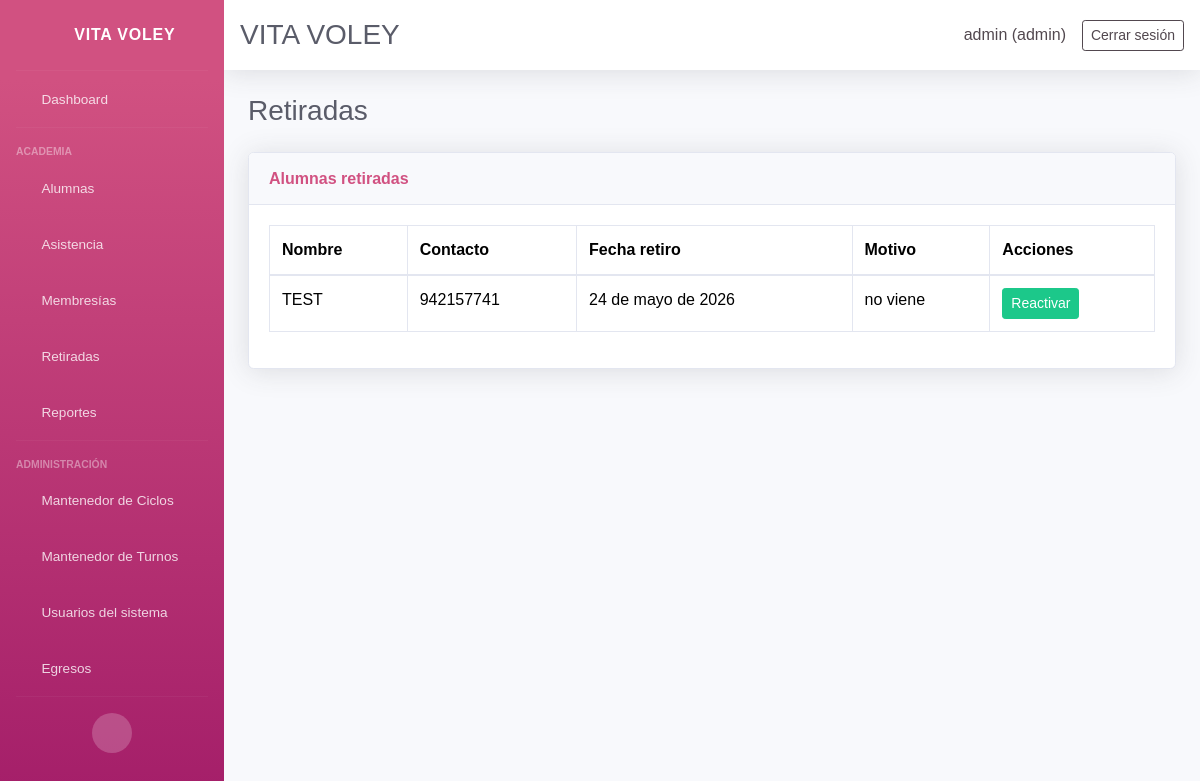
/students/retired/ (signed in), run on an earlier commit of the app's database.
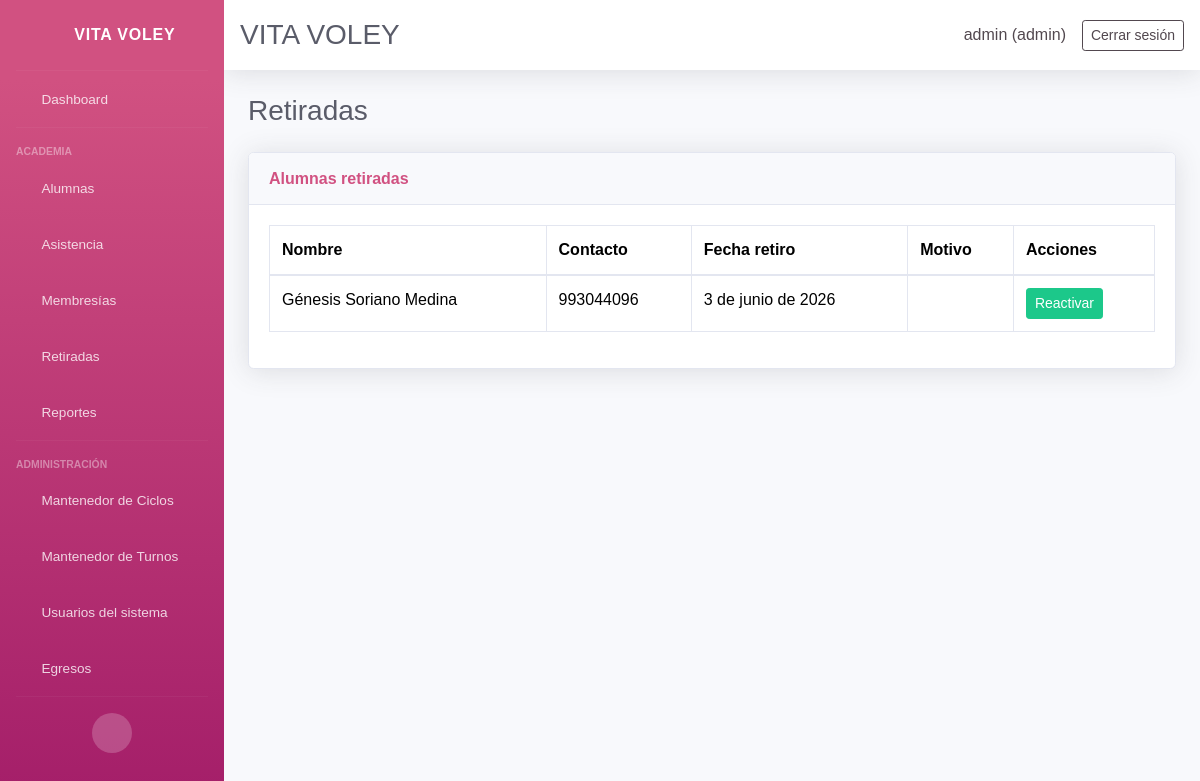
And on a later commit of the database.
### core/models.py (models this page shows, shortened)
class Student(models.Model):
    ENROLLMENT_STATUS_CHOICES = ENROLLMENT_STATUS_CHOICES
    name = models.CharField(max_length=120)
    age = models.PositiveSmallIntegerField(blank=True, null=True)
    dni = models.CharField(max_length=15, blank=True, null=True)
    email = models.EmailField(blank=True, null=True)
    contact = models.CharField(max_length=200, blank=True, null=True, verbose_name='Teléfono del estudiante')
    gender = models.CharField(max_length=10, choices=GENDER_CHOICES, blank=True, null=True, verbose_name='Género')
    cycle = models.ForeignKey(
        Cycle,
        on_delete=models.SET_NULL,
        blank=True,
        null=True,
        related_name='students',
        verbose_name='Ciclo',
    )
    student_condition = models.CharField(
        max_length=20,
        choices=STUDENT_CONDITION_CHOICES,
        default='regular',
        verbose_name='Condición del alumno',
    )
    school = models.CharField(max_length=120, blank=True, null=True, verbose_name='Colegio')
    size = models.CharField(max_length=5, choices=SIZE_CHOICES, blank=True, null=True, verbose_name='Talla')
    referral_source = models.CharField(max_length=200, blank=True, null=True, verbose_name='¿Cómo se enteró de la academia?')
    uniform_delivered = models.BooleanField(default=False, verbose_name='Se entregó uniforme')
    guardian = models.CharField(max_length=120, blank=True, null=True, verbose_name='Nombre del apoderado')
    guardian_dni = models.CharField(max_length=15, blank=True, null=True, verbose_name='DNI del apoderado')
    guardian_birth_date = models.DateField(blank=True, null=True, verbose_name='Fecha de nacimiento del apoderado')
    guardian_gender = models.CharField(
        max_length=10,
        choices=GENDER_CHOICES,
        blank=True,
        null=True,
        verbose_name='Género del apoderado',
    )
    guardian_phone = models.CharField(max_length=200, blank=True, null=True, verbose_name='Teléfono del apoderado')
    address = models.TextField(blank=True, null=True)
    shift = models.ForeignKey(Shift, on_delete=models.PROTECT, blank=True, null=True, related_name='students')
    enrollment_status = models.CharField(max_length=10, choices=ENROLLMENT_STATUS_CHOICES, default='active')
    retired = models.BooleanField(default=False)
    retired_reason = models.TextField(blank=True, null=True)
    retired_at = models.DateField(blank=True, null=True)
    monthly_fee = models.DecimalField(max_digits=10, decimal_places=2, blank=True, null=True)
    enrollment_date = models.DateField(blank=True, null=True)
    membership_start = models.DateField(blank=True, null=True, verbose_name='Inicio de membresía')
    membership_end = models.DateField(blank=True, null=True, verbose_name='Fin de membresía')
    birth_date = models.DateField(blank=True, null=True)
    attendance_days = models.JSONField(default=list, blank=True)
    created_at = models.DateTimeField(auto_now_add=True)
    class Meta:
        ordering = ['name']
    @property
    def active(self):
        return not self.retired and self.enrollment_status == 'active'

### core/views.py (the view)
# urls.py: path('students/retired/', views.retired_list, name='retired_list'),
@login_required(login_url='login')
def retired_list(request):
    students = Student.objects.filter(retired=True).order_by('-retired_at')
    return render(request, 'core/retired.html', {'students': students})

### core/context_processors.py (called while the page is built, shortened)
def user_role_context(request):
    user_role = None
    is_admin = False
    is_secretary = False
    if request.user.is_authenticated:
        if request.user.is_superuser:
            user_role = 'admin'
            is_admin = True
    return {
        'user_role': user_role,
        'is_admin': is_admin,
        'is_secretary': is_secretary,
    }

### core/templates/core/retired.html
{% extends 'core/base.html' %}
{% block content %}
<div class="d-sm-flex align-items-center justify-content-between mb-4">
    <h1 class="h3 mb-0 text-gray-800">Retiradas</h1>
</div>
<div class="card shadow mb-4">
    <div class="card-header py-3"><h6 class="m-0 font-weight-bold text-primary">Alumnas retiradas</h6></div>
    <div class="card-body">
        <div class="table-responsive">
            <table class="table table-bordered">
                <thead><tr><th>Nombre</th><th>Contacto</th><th>Fecha retiro</th><th>Motivo</th><th>Acciones</th></tr></thead>
                <tbody>
                    {% for student in students %}
                    <tr>
                        <td>{{ student.name }}</td>
                        <td>{{ student.contact }}</td>
                        <td>{{ student.retired_at }}</td>
                        <td>{{ student.retired_reason }}</td>
                        <td>
                            <form method="post" action="{% url 'student_reactivate' student.id %}">{% csrf_token %}
                                <button class="btn btn-sm btn-success">Reactivar</button>
                            </form>
                        </td>
                    </tr>
                    {% empty %}
                    <tr><td colspan="5">No hay alumnas retiradas.</td></tr>
                    {% endfor %}
                </tbody>
            </table>
        </div>
    </div>
</div>
{% endblock %}

What changed in the data, as far as the page shows it:
removed Student: name "TEST", contact "942157741", retired_at "24 de mayo de 2026", retired_reason "no viene"
added Student: name "Génesis Soriano Medina", contact "993044096", retired_at "3 de junio de 2026"
